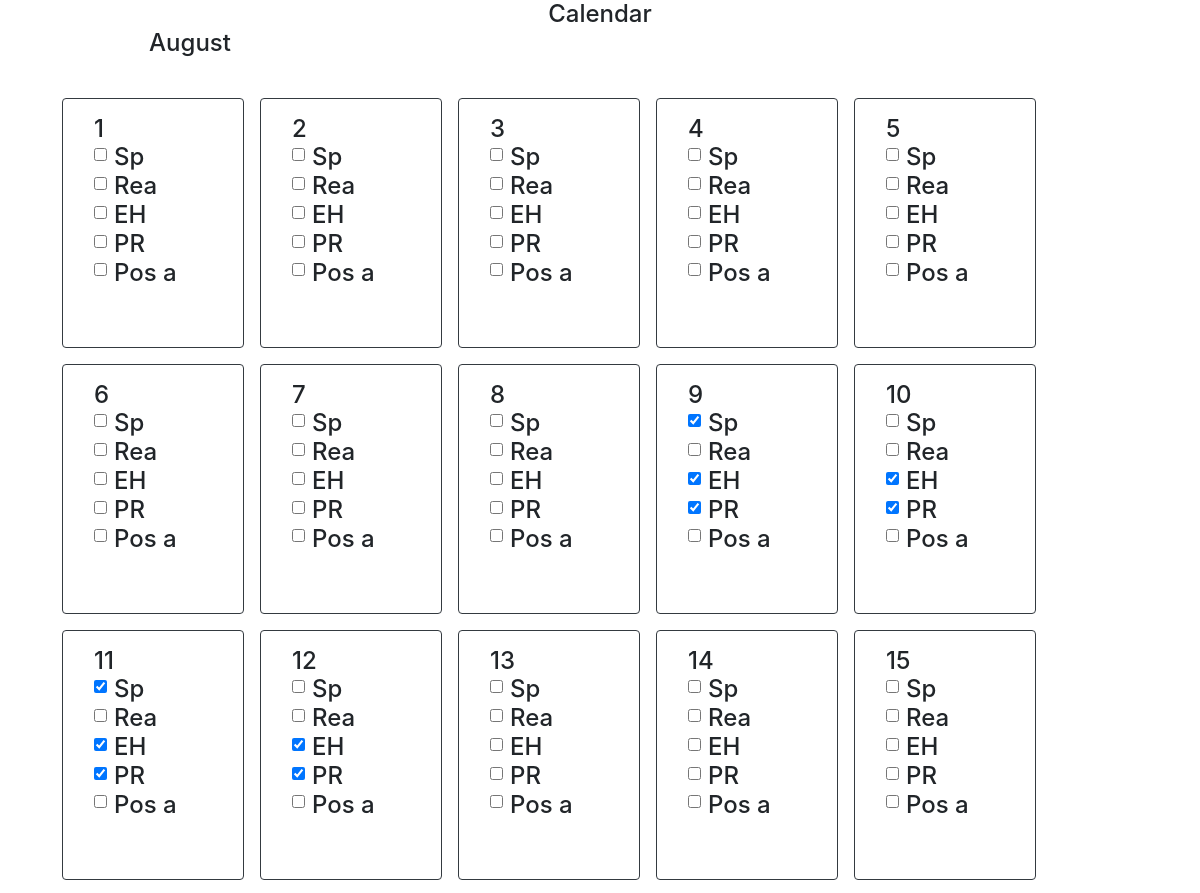
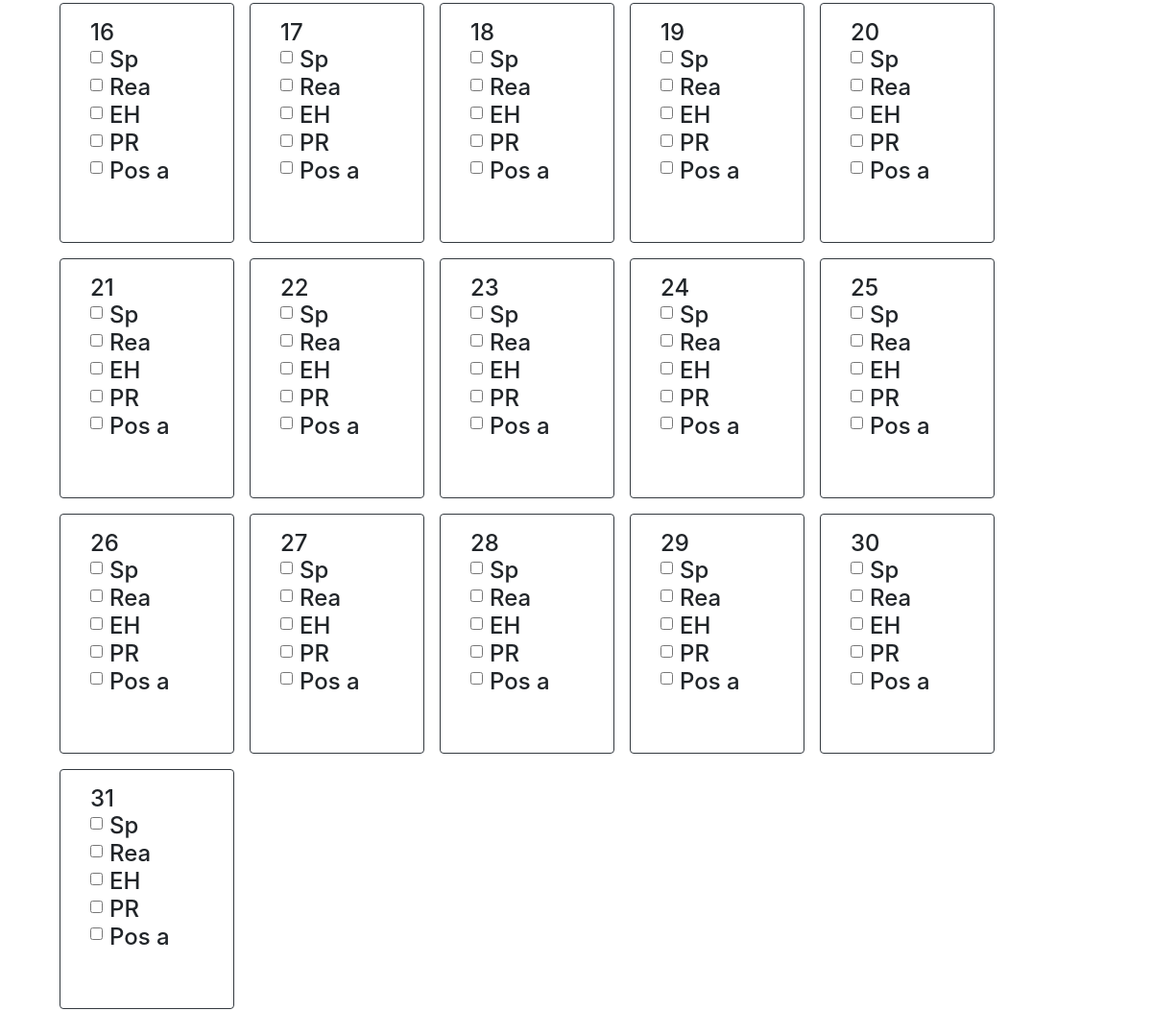
Screenshot of /calendar/ with the database file from the repository (2 pictures, top to bottom).
### viena_calendar/models.py (models this page shows, shortened)
class Day(models.Model):
    number = models.IntegerField()
    made_sport = models.BooleanField(default=False)
    made_reading = models.BooleanField(default=False)
    made_health_eating = models.BooleanField(default=False)
    made_r = models.BooleanField(default=False)
    made_pos_afir = models.BooleanField(default=False)

### viena_calendar/views.py (the view)
# urls.py: path('', views.index, name='index'),
def index(request):
    days = Day.objects.all()
    context = {
        'days': days
    }
    return render(request, 'viena_calendar/index.html', context)

### viena_calendar/templates/viena_calendar/index.html (shortened to what this page needs)
<!DOCTYPE html>
<html>
<head>
    <link rel="stylesheet" href="https://stackpath.bootstrapcdn.com/bootstrap/4.5.2/css/bootstrap.min.css"
>
</head>
<body>
<div class="container-flex">
    <div class="row h4 text-center">
        <div class="col-4"></div>
        <div class="col-4">Calendar</div>
        <div class="col-4"></div>
        <div class="col-4">August</div>
        <div class="col-4"></div>
        <div class="col-4"></div>
        <div class="container m-2 p-4 mx-auto" id="calendarDasy">
            <div class="row no-gutters">
                {% for day in days %}
                <div class="col-lg-2 col-md-3 col-12 day-style m-2 border border-dark rounded">
                    <div class="row text-left m-2 p-2">
                        <div class="col-12">
                            {{day.number}}
                        </div>
                        <div class="col-12">
                            <div class="form-check">
                                <input class="form-check-input" type="checkbox" name="{{day.id}}sp" {% if day.made_sport %}checked{% else %}false{% endif %} >
                                <label class="form-check-label" for="{{day.id}}sp">
                                    Sp
                                </label>
                            </div>
                        </div>
                        <div class="col-12">
                            <div class="form-check">
                                <input class="form-check-input" type="checkbox" name="{{day.id}}reading" {% if day.made_reading %}checked{% else %}false{% endif %} >
                                <label class="form-check-label" for="{{day.id}}reading">
                                    Rea
                                </label>
                            </div>
                        </div>
                        <div class="col-12">
                            <div class="form-check">
                                <input class="form-check-input" type="checkbox" name="{{day.id}}reading" {% if day.made_health_eating %}checked{% else %}false{% endif %} >
                                <label class="form-check-label" for="{{day.id}}reading">
                                    EH
                                </label>
                            </div>
                        </div>
                        <div class="col-12">
                            <div class="form-check">
                                <input class="form-check-input" type="checkbox" name="{{day.id}}reading" {% if day.made_r %}checked{% else %}false{% endif %} >
                                <label class="form-check-label" for="{{day.id}}reading">
                                    PR
                                </label>
                            </div>
                        </div>
                        <div class="col-12">
                            <div class="form-check">
                                <input class="form-check-input" type="checkbox" name="{{day.id}}reading" {% if day.made_pos_afir %}checked{% else %}false{% endif %} >
                                <label class="form-check-label" for="{{day.id}}reading">
                                    Pos a
                                </label>
                            </div>
                        </div>
                    </div>
                </div>
                {% endfor %}
            </div>
        </div>
    </div>
</div>
</body>
</html>

### viena_calendar/templates/viena_calendar/index.html (style rules this page uses)
.day-style { height: 250px; width: 100px; background-color: white; border: 1px solid gray; }

### rows the page displays
Day: number "1"
Day: number "2"
Day: number "3"
Day: number "4"
Day: number "5"
Day: number "6"
Day: number "7"
Day: number "8"
Day: number "9", made_sport "☑", made_health_eating "☑", made_r "☑"
Day: number "10", made_health_eating "☑", made_r "☑"
Day: number "11", made_sport "☑", made_health_eating "☑", made_r "☑"
Day: number "12", made_health_eating "☑", made_r "☑"
Day: number "13"
Day: number "14"
Day: number "15"
Day: number "16"
Day: number "17"
Day: number "18"
Day: number "19"
Day: number "20"
Day: number "21"
Day: number "22"
Day: number "23"
Day: number "24"
Day: number "25"
Day: number "26"
Day: number "27"
Day: number "28"
Day: number "29"
Day: number "30"
Day: number "31"
